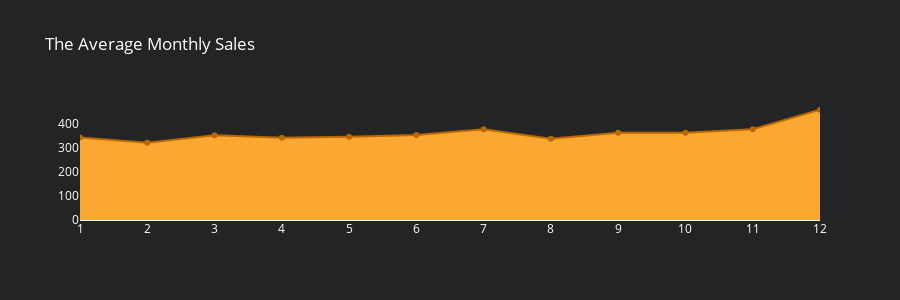

Notebook code for this chart:
### Markdown cell above
### The Average monthly Sales

### Code cell
df_mon_sa = df_train1.groupby('month').agg({"sales" : "mean"}).reset_index()
fig8 = go.Figure(data=[go.Scatter(x=df_mon_sa['month'], y=df_mon_sa['sales'], fill='tozeroy', fillcolor='#FAA831', line_color='#bA6800'
                                  ,mode='lines+markers')])


fig8.update_layout(title_text='The Average Monthly Sales',height=300,paper_bgcolor='#232425',plot_bgcolor='#232425',
                font=dict(
                size=12,
                color='white'))
fig8.update_yaxes(showgrid=False)
fig8.update_xaxes(showgrid=False,tickmode = 'array', tickvals=df_mon_sa.month)

### Figure 1 — Plotly figure (JSON) as saved in the notebook; plotly's stock layout.template omitted (floating-point values rounded to 4 significant figures)
{"data": [{"fill": "tozeroy", "fillcolor": "#FAA831", "line": {"color": "#bA6800"}, "mode": "lines+markers", "type": "scatter", "x": [1, 2, 3, 4, 5, 6, 7, 8, 9, 10, 11, 12], "y": [341.9, 320.9, 352.0, 341.2, 345.7, 352.5, 376.4, 337.0, 362.3, 362.4, 376.9, 457.4]}], "layout": {"font": {"color": "white", "size": 12}, "height": 300, "paper_bgcolor": "#232425", "plot_bgcolor": "#232425", "title": {"text": "The Average Monthly Sales"}, "xaxis": {"showgrid": false, "tickmode": "array", "tickvals": [1, 2, 3, 4, 5, 6, 7, 8, 9, 10, 11, 12]}, "yaxis": {"showgrid": false}}}
